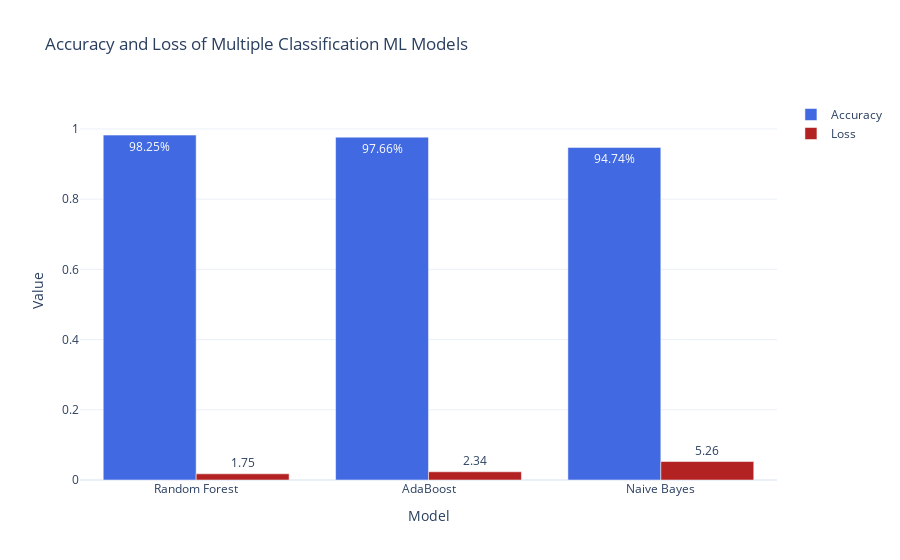

This figure's notebook cell:
### Markdown cell above
#### 4) Comparing accuracies of the above three models

### Code cell
classification_models = ['Random Forest', 'AdaBoost','Naive Bayes']
class_accuracies = [RF_test_accuracy, ada_test_accu, nb_test_accu]
class_loss = [RF_loss, ada_loss, nb_loss]

fig = go.Figure()

fig.add_trace(go.Bar(
    x=classification_models, 
    y=class_accuracies,
    name='Accuracy',
    marker_color='royalblue',
    text=[f'{acc*100:.2f}%' for acc in class_accuracies],
    textposition='auto'
))

fig.add_trace(go.Bar(
    x=classification_models,
    y=class_loss,
    name='Loss',
    marker_color='firebrick',
    text=[f'{loss*100:.2f}' for loss in class_loss],
    textposition='auto'
))

fig.update_layout(
    title='Accuracy and Loss of Multiple Classification ML Models',
    xaxis_title='Model',
    yaxis_title='Value',
    yaxis_range=[0, max(max(class_accuracies), max(class_loss)) + 0.1],  # Adjust y-axis range accordingly
    template='plotly_white',
    barmode='group'  # Group bars for each model
)

### Figure 1 — Plotly figure (JSON) as saved in the notebook; plotly's stock layout.template omitted (floating-point values rounded to 4 significant figures)
{"data": [{"marker": {"color": "royalblue"}, "name": "Accuracy", "text": ["98.25%", "97.66%", "94.74%"], "textposition": "auto", "type": "bar", "x": ["Random Forest", "AdaBoost", "Naive Bayes"], "y": [0.9825, 0.9766, 0.9474]}, {"marker": {"color": "firebrick"}, "name": "Loss", "text": ["1.75", "2.34", "5.26"], "textposition": "auto", "type": "bar", "x": ["Random Forest", "AdaBoost", "Naive Bayes"], "y": [0.01754, 0.02339, 0.05263]}], "layout": {"barmode": "group", "title": {"text": "Accuracy and Loss of Multiple Classification ML Models"}, "xaxis": {"title": {"text": "Model"}}, "yaxis": {"range": [0, 1.082], "title": {"text": "Value"}}}}
